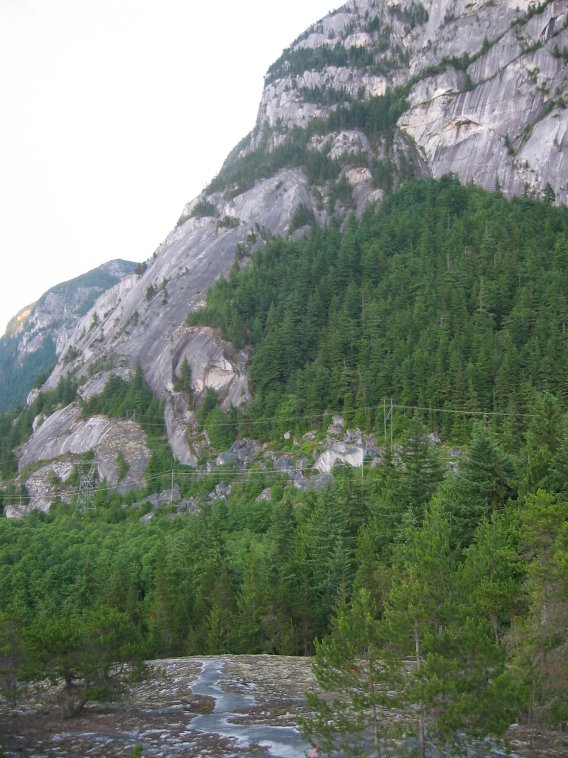
#> input picture Panorama Image Mosaicing/data/mountain/1.jpg, 568 x 758 px, found by its file name
$ python part_D.py
#> lines starting #> are read from the running program, lines starting #| are printed output that depends on the picture
import cv2
import numpy as np
import argparse
import matplotlib.pyplot as plt

def get_pts1():
    return np.array([
        [1512. , 169.], # P
        [1937.,  347.],
        [2341.,  494.],
        [2670.,  618.],
        [2954.,  726.], # Q
        [2971., 1014.],
        [2986., 1300.],
        [3008., 1725.],
        [2998., 2050.], # S
        [2766., 2082.],
        [2393., 2129.],
        [1894., 2192.],
        [1493., 2221.], # R
        [1495., 1804.],
        [1500., 1216.],
        [1516.,  628.],

    ], dtype=np.float32)

def get_pts2():
    return np.array([
                    [1321,323],
                    [1692,391],[2218,493],[2725,565],

                    [3005,638],
                    [3005,769],[3012,1193],[3024,1692],

                    [3024,1885],
                    [2785,1908],[2263,1934],[1582,1991],

                    [1306,2002],
                    [1295,1779],[1306,1181],[1325,667]],
        dtype=np.float32)

def get_pts3():
    return np.array([
        [920,735], # p
        [1242, 667],
        [1734, 595],
        [2354, 459],
        [2793, 383], # q
        [2804,811],
        [2819, 1293],
        [2838, 1855],
        [2846, 2222], # s
        [2316, 2184],
        [1745, 2146],
        [1136, 2104],
        [901, 2078], # r
        [909, 1787],
        [920, 1321],
        [924, 1000]
    ], dtype = np.float32)

def arch_pts(img):
    # print(img.shape)
    h, w, _ = img.shape
    ptsarch=np.array([[0,0], [w/4,0], [w/2,0], [3*w/4, 0],

                      [w,0], [w, h/4], [w ,h/2], [w, 3*h/4],

                      [w, h], [3*w/4, h], [w/2, h], [w/4, h],

                      [0,w], [0, 3*w/4], [0, w/2], [0, w/4]], dtype = np.float32)
    return ptsarch

def alpha(img1_path, img2_path):
#> called with img1_path = 'data/1.jpg', img2_path = 'data/2.jpg'
    img1 = cv2.imread(img1_path)
#> img1 is the input picture: shape (758, 568, 3); mean B, G, R 116.1, 130, 119.3
    img2 = cv2.imread(img2_path)
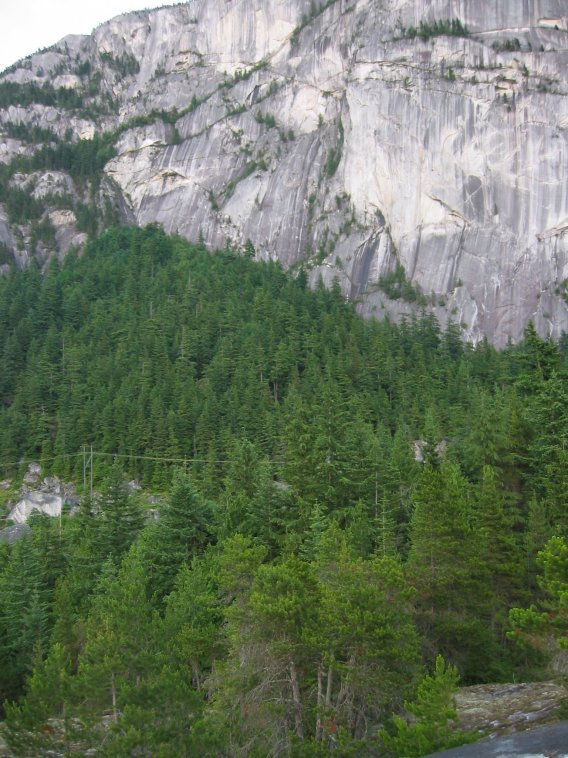
#> input picture Panorama Image Mosaicing/data/mountain/2.jpg, 568 x 758 px, found by its file name
#> img2 is the input picture: shape (758, 568, 3); mean B, G, R 96.9, 117.4, 105.2

    row, col, ch= img1.shape
#> row = 758; col = 568; ch = 3

    # P, Q, S, R
    pts1 = get_pts1().astype(np.float32)
    pts2 = get_pts2().astype(np.float32)

    matrix, _ = cv2.findHomography(pts2, pts1)
    # result = cv2.warpPerspective(img2, matrix, (col, row))

    # plt.imshow(result)
    # plt.show()
    return matrix, "a"

def beta(img2_path, img3_path):
#> called with img2_path = 'data/2.jpg', img3_path = 'data/3.jpg'
    img2 = cv2.imread(img2_path)
    img3 = cv2.imread(img3_path)
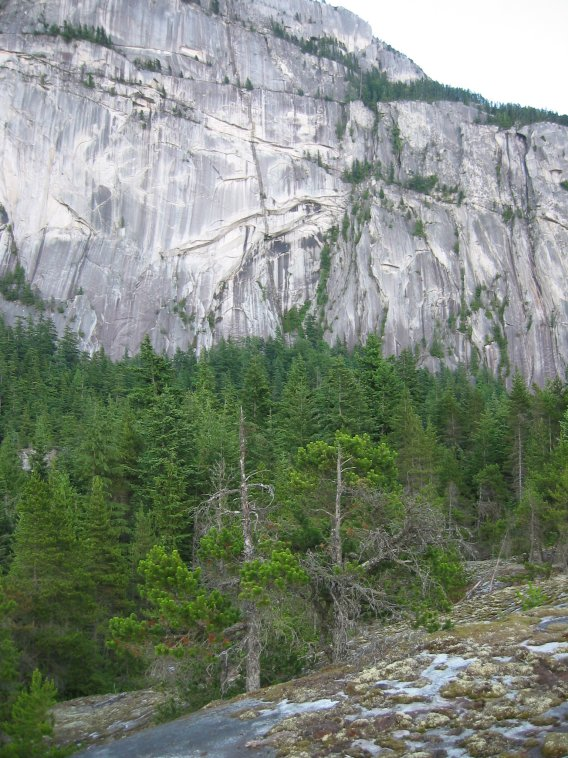
#> input picture Panorama Image Mosaicing/data/3.jpg, 568 x 758 px, found by its file name
#> img3 is the input picture: shape (758, 568, 3); mean B, G, R 123.6, 136.2, 127

    row, col, ch= img2.shape
#> row = 758; col = 568; ch = 3

    pts1 = get_pts2()
    pts2 = get_pts3()

    matrix, mask = cv2.findHomography(pts2, pts1)
    # result = cv2.warpPerspective(img3, matrix, (col, row))


    # plt.imshow(result)
    # # plt.imshow(img3)
    # plt.show()
    return matrix, mask

def gamma(img3_path, arc_path, H_alpha, H_beta):
#> called with img3_path = 'data/3.jpg', arc_path = 'data/arch.jpg', H_alpha = array of shape (3, 3), H_beta = array of shape (3, 3)
    img3 = cv2.imread(img3_path) # Reading image
    img3 = cv2.cvtColor(img3,cv2.COLOR_BGR2RGB)
    arch = cv2.imread(arc_path) # Reading image
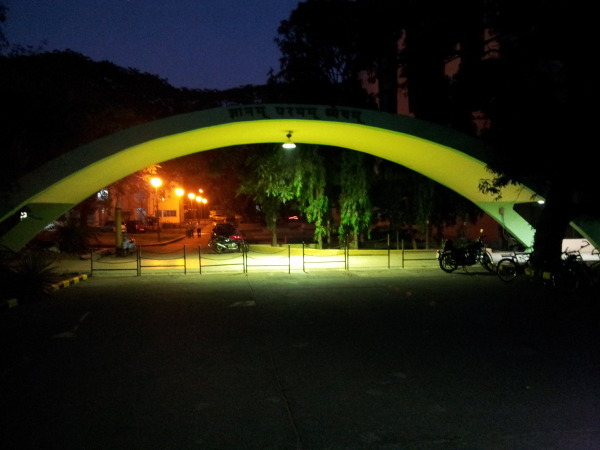
#> input picture Simple Zoom Background Image Imitator/data/arch.jpg, 1200 x 900 px, found by its file name (shown at 1/2 size)
#> arch is the input picture: shape (900, 1200, 3); mean B, G, R 18.8, 32.7, 33.5
    arch = cv2.cvtColor(arch,cv2.COLOR_BGR2RGB)

    row, col, _ = img3.shape
#> row = 758; col = 568

    pts3 = get_pts3()
    ptsarch = arch_pts(arch)
#> ptsarch = 16 rows, first 8: [0, 0], [300, 0], [600, 0], [900, 0], [1200, 0], [1200, 225], [1200, 450], [1200, 675]

    matrix, _ = cv2.findHomography(ptsarch, pts3)
#> matrix = [[0.749, -0.066, 944.7], [-0.317, 1.27, 651.6], [-0.000294, -2.92e-05, 1]]
    result = cv2.warpPerspective(arch, matrix, (col, row))
#> result: shape (758, 568, 3); every value is 0

    mask = np.zeros(img3.shape, dtype= np.uint8)

    mask_frame = cv2.fillConvexPoly(mask, np.array([pts3], dtype=np.int32), (255,255,255))
    mask_frame = cv2.bitwise_not(mask_frame)

    hollow_frame = cv2.bitwise_and(img3, mask_frame)
    final_frame = cv2.bitwise_or(hollow_frame, result)

    matrix = np.dot(H_alpha, H_beta)
    img1_obtained = cv2.warpPerspective(final_frame, matrix, (col, row))

    plt.imshow(img1_obtained)
    plt.savefig('results/task_d.png')
    plt.show()

H12, mask12 = alpha('data/1.jpg', 'data/2.jpg')
H23, mask23 = beta('data/2.jpg', 'data/3.jpg')
gamma('data/3.jpg',"data/arch.jpg", H12, H23)
